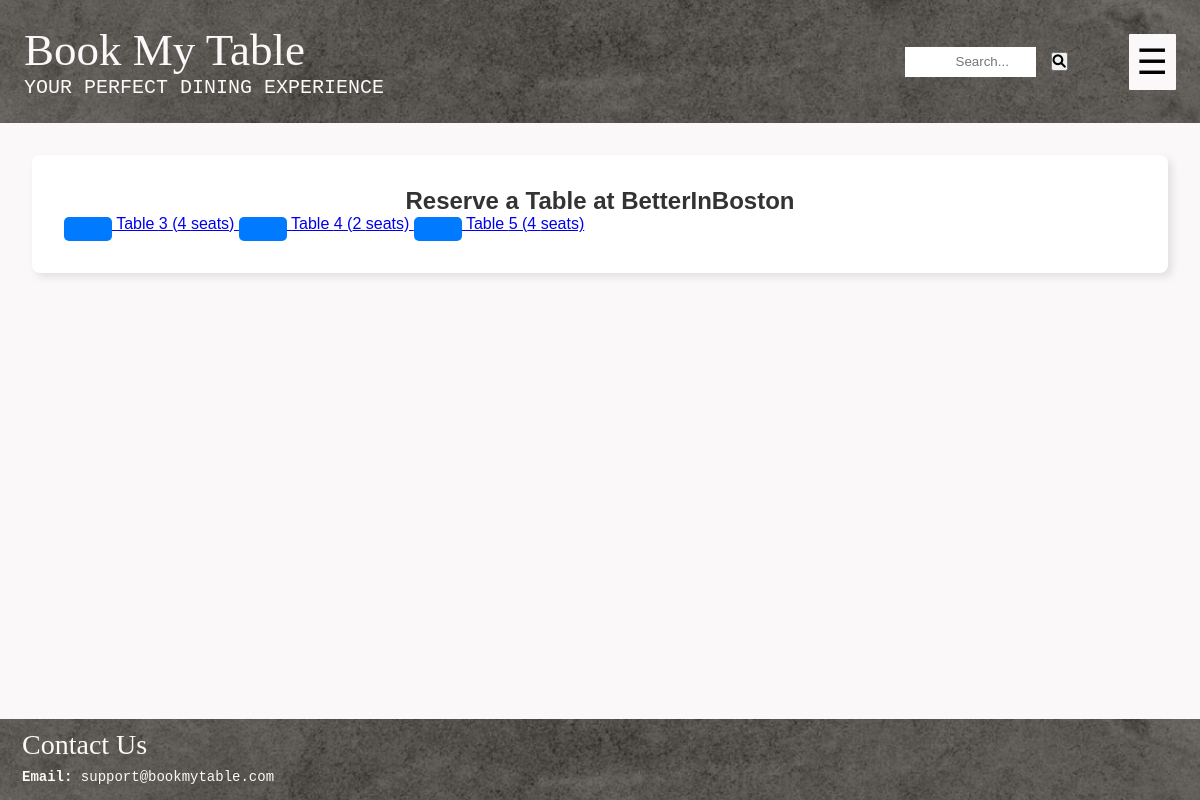
Page /restaurant/2/reserve_table/ on the committed database.
### restaurant/models.py (models this page shows, shortened)
class Restaurant(models.Model):
    R_ID = models.AutoField(primary_key=True)
    R_Name = models.CharField(max_length=100)
    owner = models.OneToOneField('users.Owner', on_delete=models.CASCADE, related_name='restaurant')
    R_EmailAddress = models.EmailField(unique=True)
    R_ContactNumber = models.CharField(unique = True, max_length=15)
    R_Address = models.TextField() # this will allow for multiple addresses too
    R_Description = models.TextField(blank=True, null=True) #can be left blank, will store NULL if no value exists
    R_CuisineTypes = models.CharField(max_length=100)
    R_ReservationCost = models.DecimalField(max_digits=10, decimal_places=2)
    R_OpenHours = models.CharField(max_length=100) # e.g "Mon-Fri: 9:00AM - 8PM"
    Rating = models.DecimalField(decimal_places=2, default=0.0, max_digits=100)
    NetRevenue = models.DecimalField(max_digits=15, decimal_places=2, default=0.0)

class Component(models.Model):
    x_position = models.IntegerField(null=True, blank=True, default = 0)
    y_position = models.IntegerField(null=True, blank=True, default = 0)
    layout = models.ForeignKey('Layout', on_delete = models.CASCADE, related_name='components')
    type = models.CharField(max_length=50)
    class Meta:
        abstract = True

class Table(Component):
    T_ID = models.AutoField(primary_key=True)
    TableAvailability = [
        ('red', 'Reserved'),
        ('blue', 'Available'),
        ('yellow', 'Selected')
    ]
    T_SeatingCapacity = models.IntegerField()
    is_reserved = models.BooleanField(default=False)  # Track if the table is reserved
    color = models.CharField(max_length=6, default='blue', choices=TableAvailability)  # Options: 'red', 'blue', 'yellow'
    layout = models.ForeignKey(Layout, on_delete=models.CASCADE, related_name='tables')
    type = models.CharField(max_length=50, default='table', editable=False)

### restaurant/views.py (the view)
# urls.py: path('<int:R_ID>/reserve_table/', views.reserve_table, name='reserve_table'),
def reserve_table(request, R_ID):
    user_id = request.GET.get('user_id')  # Capture user_id from the query parameter
    restaurant = get_object_or_404(Restaurant, pk=R_ID)
    layout = Layout.objects.filter(restaurant=restaurant).first()
    tables = Table.objects.filter(layout=layout) if layout else []
    return render(request, 'restaurant/reserve_table.html', {
        'restaurant': restaurant,
        'tables': tables,
        'user_id': user_id  # Pass user_id to the template
    })

### restaurant/templates/restaurant/reserve_table.html (shortened to what this page needs)
{% extends "layout.html" %}
{% block content %}
<div class="container">
    <h2 class="text-center">Reserve a Table at {{ restaurant.R_Name }}</h2>
    {% if tables %}
        <div class="row justify-content-center">
            {% for table in tables %}
                <a href="{% url 'reservation_details' restaurant.R_ID table.T_ID %}?user_id={{ user_id }}" class="col-12 col-sm-6 col-md-4 mb-3">
                    <button class="button"></button>
                        Table {{ table.T_ID }} ({{ table.T_SeatingCapacity }} seats)
                </a>
            {% endfor %}
        </div>
    {% else %}
        <p>No tables available for this restaurant.</p>
    {% endif %}
</div>
{% endblock %}

### static/style.css (style rules this page uses)
* { margin: 0; padding: 0; box-sizing: border-box; }
html, body { height: 100%; margin: 0; }
body { font-family: Arial, sans-serif; background-color: #faf8f8; color: #333; display: flex; flex-direction: column; }
.container { max-width: 1200px; margin: 0 auto; padding: 2rem; background-color: #fff; border-radius: 8px; box-shadow: 4px 4px 8px rgba(0, 0, 0, 0.1); }
.button { display: inline-block; padding: 0.75rem 1.5rem; border: none; border-radius: 5px; background-color: #007BFF; color: #fff; font-size: 1rem; cursor: pointer; text-align: center; transition: background-color 0.3s; }
.text-center { text-align: center; }

### rows in the picture
Restaurant: R_Name "BetterInBoston"
Table: T_ID "3", T_SeatingCapacity "4"
Table: T_ID "4", T_SeatingCapacity "2"
Table: T_ID "5", T_SeatingCapacity "4"
